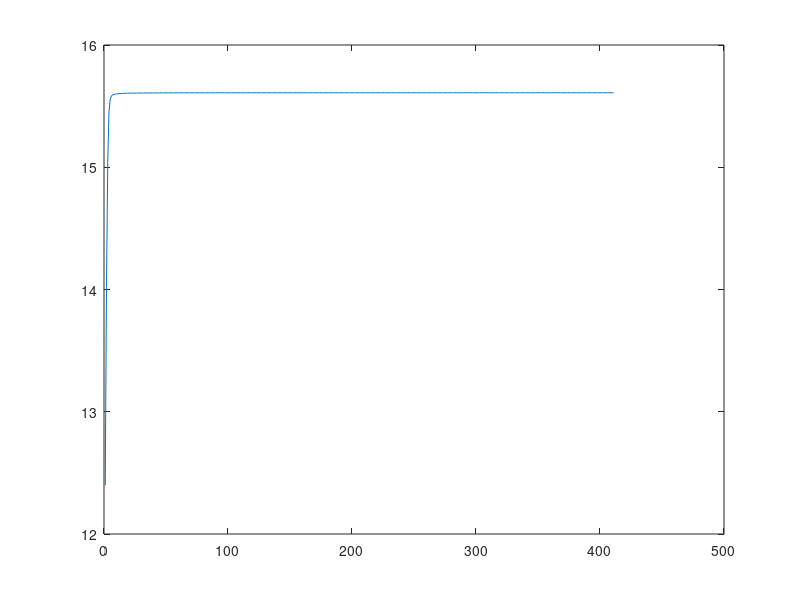

Here is the MATLAB script that generated this plot:
clc; clear all; close all; 
%% Initial value
load('params.mat');
LINK_NUM = 3;
G = [0.8, 0.03, 0.001; 
    0.03, 0.75, 0.04;
    0.001, 0.04, 0.8];
Gii = diag(G);
P = 0.05*ones(LINK_NUM,1); %inital P
P_new = zeros(LINK_NUM,1);
SINR = zeros(LINK_NUM,1); 
lambda_init = LAGRANIAN_INIT*ones(LINK_NUM,1); %inital lambda
eta1_init = 1; eta1_step = 0.9;
value = [];
%% With Rmin
mu_init = LAGRANIAN_INIT*ones(LINK_NUM,1);
eta2_init = 1; eta2_step = 0.9;
R_min = 0;
%% Gradient descent
mu = mu_init;
lambda = lambda_init; 
eta1 = eta1_init;
eta2 = eta2_init;
for iter_in = 1:MAX_ITER %update lambda
    SINR = Gii.*P./(noise+G*P-Gii.*P);
    val = sum(log2(SINR));
    value = [value;val];
    for i = 1:LINK_NUM %update Pi
        Pi_inner=0;
        for j=1:LINK_NUM
            if j~=i
               Gji = G(j,i);
               Gij = G(i,j);
               Pi_inner = Pi_inner + (1+mu(j))*Gji/(G(:,j)'*P - G(j,j)*P(j)+noise);
            end
        end
        P_new(i) = (1+mu(i))/(lambda(i) + Pi_inner);     
    end
    if abs(P-P_new) < TOLERANCE    
        break;
    end
    eta1 = eta1*eta1_step;
    eta2 = eta2*eta2_step;
    lambda = max(lambda - eta1*(P_max-P_new),0);
    mu = max(mu - eta2*(log2(P_new)-R_min),0);
    P=P_new;
end
P
val
iter_in
figure;
plot(value);